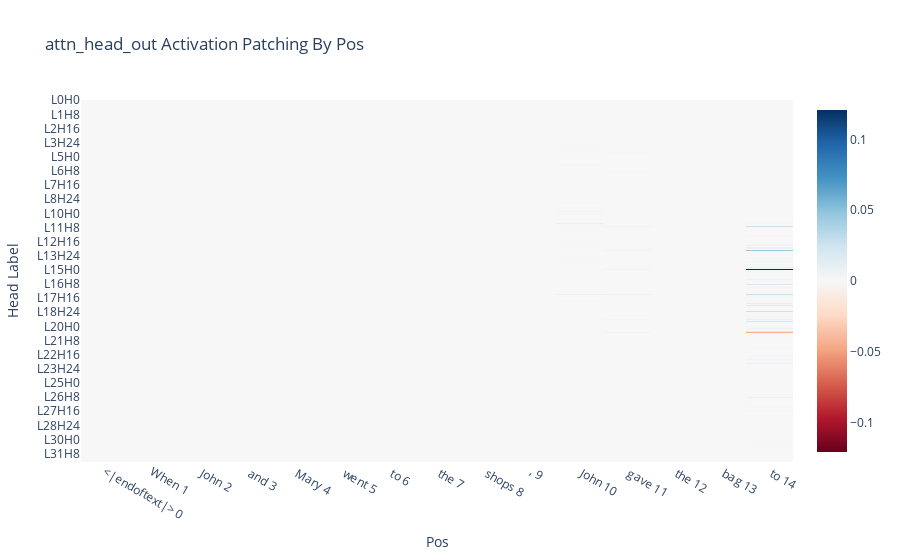

Notebook source saved alongside this figure:
### Markdown cell above
We can also see what heads are important at what positions for the IOI task.

### Code cell
ALL_HEAD_LABELS = [f"L{i}H{j}" for i in range(model.cfg.n_layers) for j in range(model.cfg.n_heads)]
if DO_SLOW_RUNS:
    attn_head_out_act_patch_results = patching.get_act_patch_attn_head_out_by_pos(model, corrupted_tokens, clean_cache, ioi_metric)
    attn_head_out_act_patch_results = einops.rearrange(attn_head_out_act_patch_results, "layer pos head -> (layer head) pos")
    imshow(attn_head_out_act_patch_results, 
        yaxis="Head Label", 
        xaxis="Pos", 
        x=[f"{tok} {i}" for i, tok in enumerate(model.to_str_tokens(clean_tokens[0]))],
        y=ALL_HEAD_LABELS,
        title="attn_head_out Activation Patching By Pos")

### Figure 1 — Plotly figure (JSON) as saved in the notebook; plotly's stock layout.template omitted (floating-point values rounded to 4 significant figures; data arrays with more than 128 entries replaced by an {"elided": "..."} marker saying what was removed)
{"data": [{"coloraxis": "coloraxis", "hovertemplate": "x: %{x}<br>y: %{y}<br>color: %{z}<extra></extra>", "name": "0", "type": "heatmap", "x": ["<|endoftext|> 0", "When 1", " John 2", " and 3", " Mary 4", " went 5", " to 6", " the 7", " shops 8", ", 9", " John 10", " gave 11", " the 12", " bag 13", " to 14"], "xaxis": "x", "y": {"elided": "1024 str values"}, "yaxis": "y", "z": {"elided": "1024x15 float values"}}], "layout": {"coloraxis": {"cmid": 0, "colorscale": [[0, "rgb(103,0,31)"], [0.1, "rgb(178,24,43)"], [0.2, "rgb(214,96,77)"], [0.3, "rgb(244,165,130)"], [0.4, "rgb(253,219,199)"], [0.5, "rgb(247,247,247)"], [0.6, "rgb(209,229,240)"], [0.7, "rgb(146,197,222)"], [0.8, "rgb(67,147,195)"], [0.9, "rgb(33,102,172)"], [1, "rgb(5,48,97)"]]}, "title": {"text": "attn_head_out Activation Patching By Pos"}, "xaxis": {"anchor": "y", "domain": [0, 1], "title": {"text": "Pos"}}, "yaxis": {"anchor": "x", "autorange": "reversed", "domain": [0, 1], "title": {"text": "Head Label"}}}}
